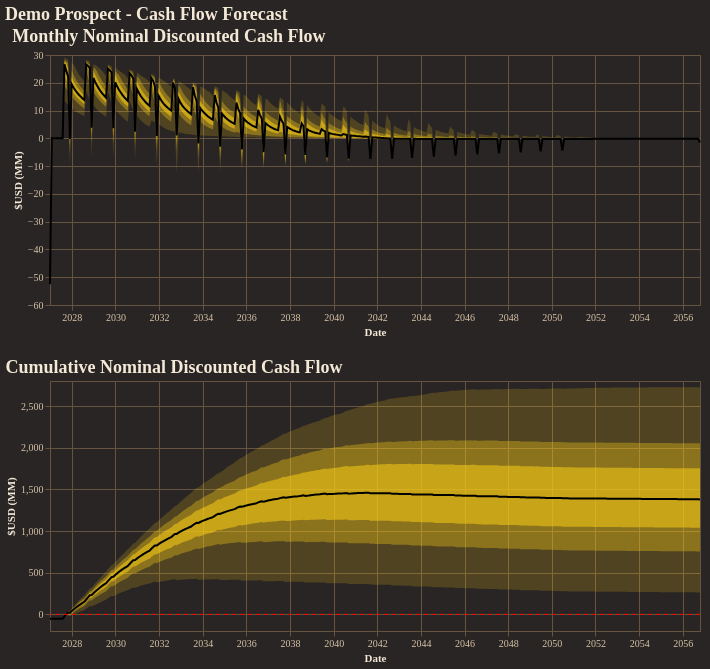

The code cell stored with this chart in its notebook:
### Code cell
fig = reporter.plotter.combined_cash_flow_plot(
    figsize=(650, 250),
    backend=PLOTTING_BACKEND
)
fig.show()

### Figure 1 — Vega-Lite specification as saved in the notebook (floating-point values rounded to 4 significant figures; data arrays with more than 128 entries replaced by an {"elided": "..."} marker saying what was removed)
{"config": {"background": "#292524", "view": {"fill": "#292524", "stroke": "#665340"}, "title": {"color": "#f4e9d7", "font": "Merriweather", "fontSize": 18, "fontWeight": 600, "subtitleColor": "#d5c2a6", "anchor": "start"}, "axis": {"domainColor": "#665340", "gridColor": "#665340", "tickColor": "#665340", "labelColor": "#d5c2a6", "titleColor": "#f4e9d7", "labelFont": "Merriweather", "titleFont": "Merriweather"}, "legend": {"titleColor": "#f4e9d7", "labelColor": "#d5c2a6", "labelFont": "Merriweather", "titleFont": "Merriweather", "orient": "top-right", "symbolType": "circle"}, "header": {"labelColor": "#d5c2a6", "titleColor": "#f4e9d7", "labelFont": "Merriweather", "titleFont": "Merriweather"}, "mark": {"color": "#c78d3b"}, "line": {"color": "#c78d3b"}, "bar": {"color": "#c78d3b"}, "point": {"color": "#ddb06d"}, "area": {"color": "#c78d3b", "opacity": 0.35}, "text": {"color": "#f4e9d7", "font": "Merriweather"}, "range": {"category": ["#5DA5DA", "#F28E2B", "#59C36A", "#E15759", "#B07AA1", "#4ECDC4", "#FF9DA7", "#EDC948"]}}, "vconcat": [{"layer": [{"mark": {"type": "area", "color": "rgba(250, 204, 21, 1.0)", "opacity": 0.18}, "encoding": {"tooltip": [{"field": "date", "title": "Date", "type": "temporal"}, {"field": "p01", "format": ",.2f", "title": "P01", "type": "quantitative"}, {"field": "p10", "format": ",.2f", "title": "P10", "type": "quantitative"}, {"field": "p25", "format": ",.2f", "title": "P25", "type": "quantitative"}, {"field": "p50", "format": ",.2f", "title": "P50", "type": "quantitative"}, {"field": "p75", "format": ",.2f", "title": "P75", "type": "quantitative"}, {"field": "p90", "format": ",.2f", "title": "P90", "type": "quantitative"}, {"field": "p99", "format": ",.2f", "title": "P99", "type": "quantitative"}], "x": {"field": "date", "title": "Date", "type": "temporal"}, "y": {"field": "p01", "title": "$USD (MM)", "type": "quantitative"}, "y2": {"field": "p99"}}}, {"mark": {"type": "area", "color": "rgba(250, 204, 21, 1.0)", "opacity": 0.35}, "encoding": {"tooltip": [{"field": "date", "title": "Date", "type": "temporal"}, {"field": "p01", "format": ",.2f", "title": "P01", "type": "quantitative"}, {"field": "p10", "format": ",.2f", "title": "P10", "type": "quantitative"}, {"field": "p25", "format": ",.2f", "title": "P25", "type": "quantitative"}, {"field": "p50", "format": ",.2f", "title": "P50", "type": "quantitative"}, {"field": "p75", "format": ",.2f", "title": "P75", "type": "quantitative"}, {"field": "p90", "format": ",.2f", "title": "P90", "type": "quantitative"}, {"field": "p99", "format": ",.2f", "title": "P99", "type": "quantitative"}], "x": {"field": "date", "title": "Date", "type": "temporal"}, "y": {"field": "p10", "title": "$USD (MM)", "type": "quantitative"}, "y2": {"field": "p90"}}}, {"mark": {"type": "area", "color": "rgba(250, 204, 21, 1.0)", "opacity": 0.55}, "encoding": {"tooltip": [{"field": "date", "title": "Date", "type": "temporal"}, {"field": "p01", "format": ",.2f", "title": "P01", "type": "quantitative"}, {"field": "p10", "format": ",.2f", "title": "P10", "type": "quantitative"}, {"field": "p25", "format": ",.2f", "title": "P25", "type": "quantitative"}, {"field": "p50", "format": ",.2f", "title": "P50", "type": "quantitative"}, {"field": "p75", "format": ",.2f", "title": "P75", "type": "quantitative"}, {"field": "p90", "format": ",.2f", "title": "P90", "type": "quantitative"}, {"field": "p99", "format": ",.2f", "title": "P99", "type": "quantitative"}], "x": {"field": "date", "title": "Date", "type": "temporal"}, "y": {"field": "p25", "title": "$USD (MM)", "type": "quantitative"}, "y2": {"field": "p75"}}}, {"mark": {"type": "line", "color": "black", "strokeWidth": 2}, "encoding": {"tooltip": [{"field": "date", "title": "Date", "type": "temporal"}, {"field": "p01", "format": ",.2f", "title": "P01", "type": "quantitative"}, {"field": "p10", "format": ",.2f", "title": "P10", "type": "quantitative"}, {"field": "p25", "format": ",.2f", "title": "P25", "type": "quantitative"}, {"field": "p50", "format": ",.2f", "title": "P50", "type": "quantitative"}, {"field": "p75", "format": ",.2f", "title": "P75", "type": "quantitative"}, {"field": "p90", "format": ",.2f", "title": "P90", "type": "quantitative"}, {"field": "p99", "format": ",.2f", "title": "P99", "type": "quantitative"}], "x": {"field": "date", "title": "Date", "type": "temporal"}, "y": {"field": "p50", "title": "$USD (MM)", "type": "quantitative"}}}], "data": {"name": "data-9fa0122c20606b583a7cc4ea3b769efa"}, "height": 250, "title": "Monthly Nominal Discounted Cash Flow", "width": 650}, {"layer": [{"layer": [{"mark": {"type": "area", "color": "rgba(250, 204, 21, 1.0)", "opacity": 0.18}, "encoding": {"tooltip": [{"field": "date", "title": "Date", "type": "temporal"}, {"field": "p01", "format": ",.2f", "title": "P01", "type": "quantitative"}, {"field": "p10", "format": ",.2f", "title": "P10", "type": "quantitative"}, {"field": "p25", "format": ",.2f", "title": "P25", "type": "quantitative"}, {"field": "p50", "format": ",.2f", "title": "P50", "type": "quantitative"}, {"field": "p75", "format": ",.2f", "title": "P75", "type": "quantitative"}, {"field": "p90", "format": ",.2f", "title": "P90", "type": "quantitative"}, {"field": "p99", "format": ",.2f", "title": "P99", "type": "quantitative"}], "x": {"field": "date", "title": "Date", "type": "temporal"}, "y": {"field": "p01", "title": "$USD (MM)", "type": "quantitative"}, "y2": {"field": "p99"}}}, {"mark": {"type": "area", "color": "rgba(250, 204, 21, 1.0)", "opacity": 0.35}, "encoding": {"tooltip": [{"field": "date", "title": "Date", "type": "temporal"}, {"field": "p01", "format": ",.2f", "title": "P01", "type": "quantitative"}, {"field": "p10", "format": ",.2f", "title": "P10", "type": "quantitative"}, {"field": "p25", "format": ",.2f", "title": "P25", "type": "quantitative"}, {"field": "p50", "format": ",.2f", "title": "P50", "type": "quantitative"}, {"field": "p75", "format": ",.2f", "title": "P75", "type": "quantitative"}, {"field": "p90", "format": ",.2f", "title": "P90", "type": "quantitative"}, {"field": "p99", "format": ",.2f", "title": "P99", "type": "quantitative"}], "x": {"field": "date", "title": "Date", "type": "temporal"}, "y": {"field": "p10", "title": "$USD (MM)", "type": "quantitative"}, "y2": {"field": "p90"}}}, {"mark": {"type": "area", "color": "rgba(250, 204, 21, 1.0)", "opacity": 0.55}, "encoding": {"tooltip": [{"field": "date", "title": "Date", "type": "temporal"}, {"field": "p01", "format": ",.2f", "title": "P01", "type": "quantitative"}, {"field": "p10", "format": ",.2f", "title": "P10", "type": "quantitative"}, {"field": "p25", "format": ",.2f", "title": "P25", "type": "quantitative"}, {"field": "p50", "format": ",.2f", "title": "P50", "type": "quantitative"}, {"field": "p75", "format": ",.2f", "title": "P75", "type": "quantitative"}, {"field": "p90", "format": ",.2f", "title": "P90", "type": "quantitative"}, {"field": "p99", "format": ",.2f", "title": "P99", "type": "quantitative"}], "x": {"field": "date", "title": "Date", "type": "temporal"}, "y": {"field": "p25", "title": "$USD (MM)", "type": "quantitative"}, "y2": {"field": "p75"}}}, {"mark": {"type": "line", "color": "black", "strokeWidth": 2}, "encoding": {"tooltip": [{"field": "date", "title": "Date", "type": "temporal"}, {"field": "p01", "format": ",.2f", "title": "P01", "type": "quantitative"}, {"field": "p10", "format": ",.2f", "title": "P10", "type": "quantitative"}, {"field": "p25", "format": ",.2f", "title": "P25", "type": "quantitative"}, {"field": "p50", "format": ",.2f", "title": "P50", "type": "quantitative"}, {"field": "p75", "format": ",.2f", "title": "P75", "type": "quantitative"}, {"field": "p90", "format": ",.2f", "title": "P90", "type": "quantitative"}, {"field": "p99", "format": ",.2f", "title": "P99", "type": "quantitative"}], "x": {"field": "date", "title": "Date", "type": "temporal"}, "y": {"field": "p50", "title": "$USD (MM)", "type": "quantitative"}}}], "data": {"name": "data-d18594783b30aca40f68bb058aa512c2"}, "title": "Cumulative Nominal Discounted Cash Flow"}, {"data": {"name": "data-42990c68f268a11fa16682fcd3437a6f"}, "mark": {"type": "rule", "color": "red", "strokeDash": [4, 4]}, "encoding": {"y": {"field": "zero", "type": "quantitative"}}}], "height": 250, "width": 650}], "title": "Demo Prospect - Cash Flow Forecast", "$schema": "https://vega.github.io/schema/vega-lite/v5.20.1.json", "datasets": {"data-9fa0122c20606b583a7cc4ea3b769efa": {"elided": "360 records"}, "data-d18594783b30aca40f68bb058aa512c2": {"elided": "360 records"}, "data-42990c68f268a11fa16682fcd3437a6f": [{"zero": 0}]}}
